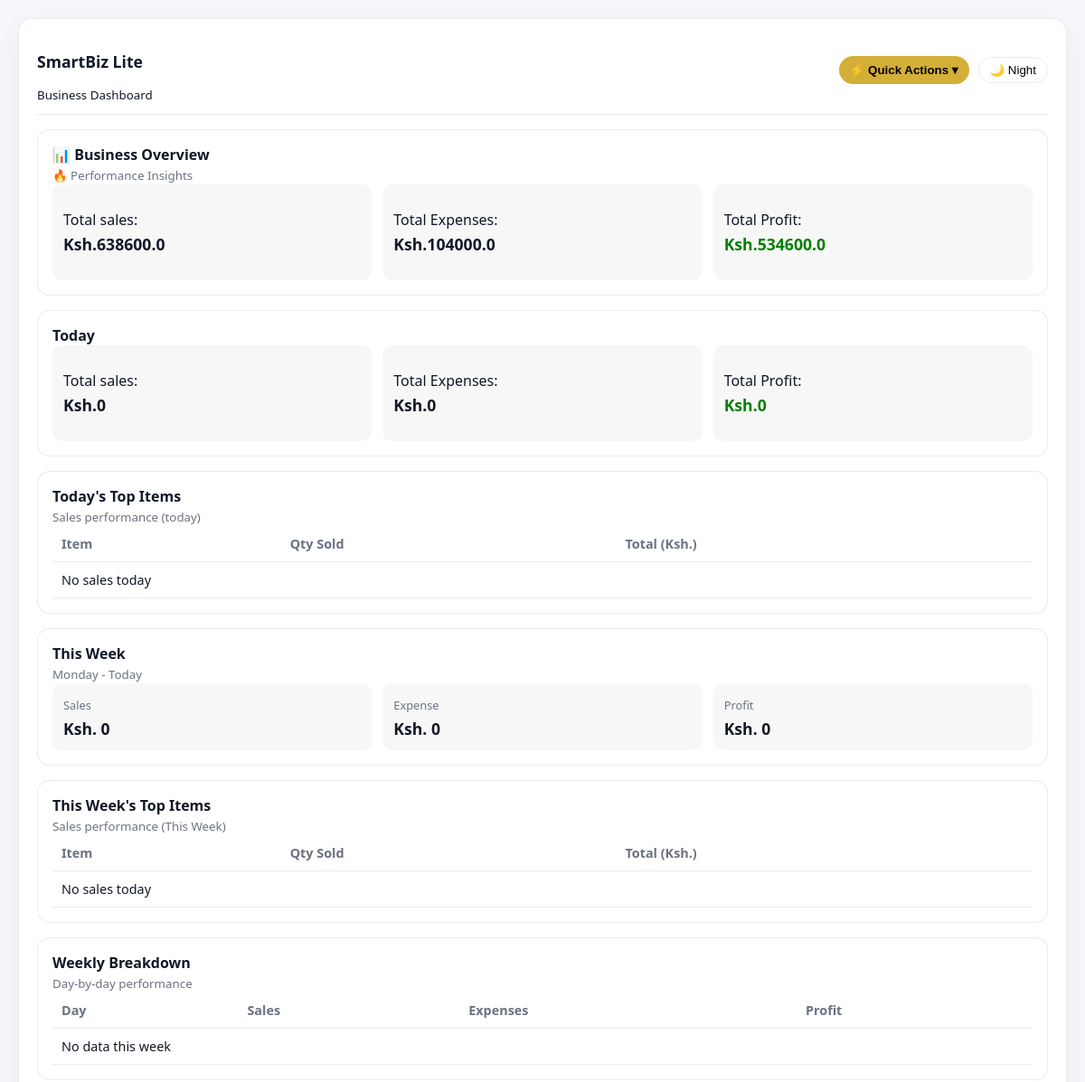
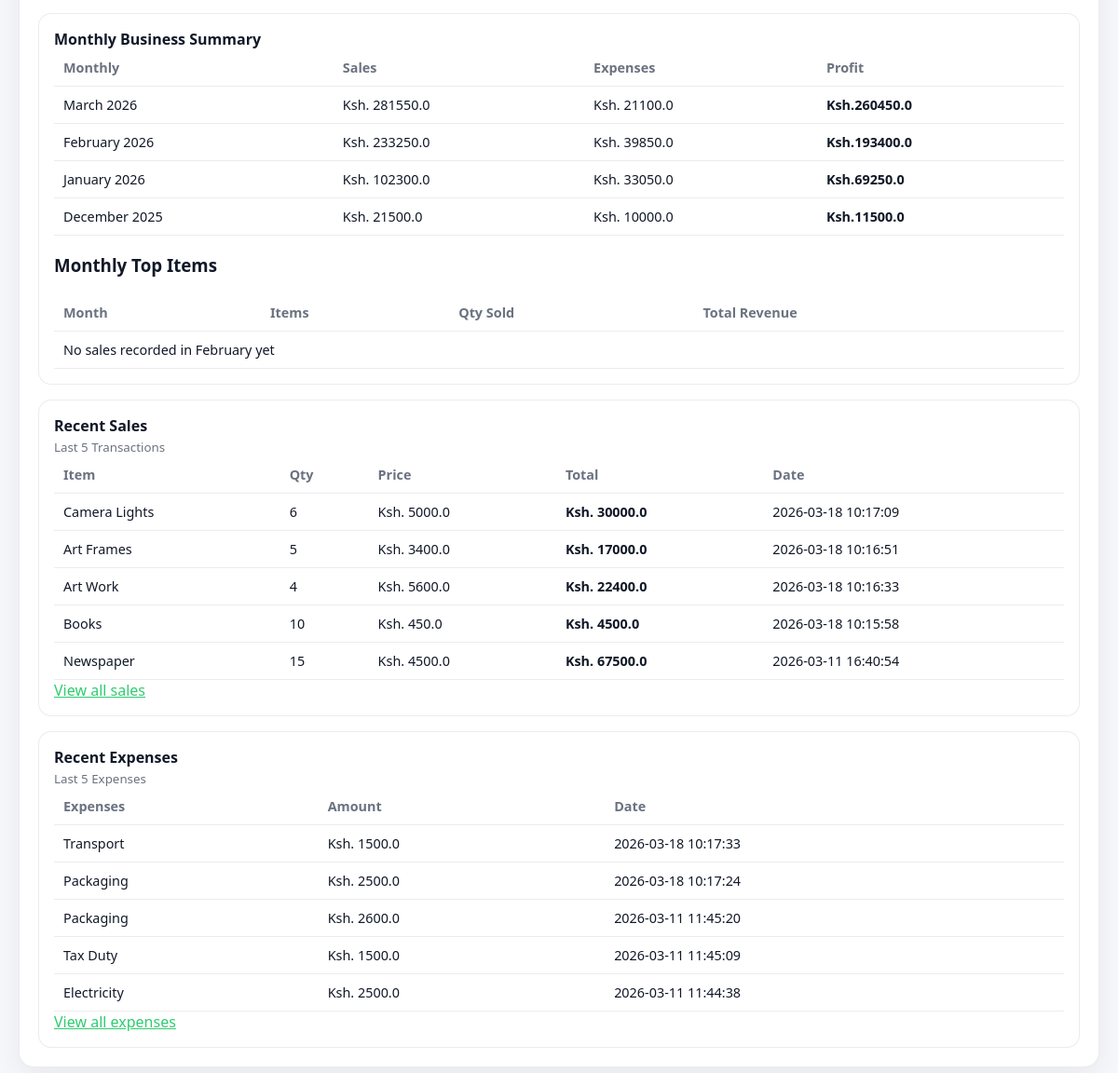
The page / on the database its author committed (2 pictures, top to bottom).
### tables this page shows
CREATE TABLE sales (
            id INTEGER PRIMARY KEY AUTOINCREMENT,
            item TEXT NOT NULL,
            amount REAL NOT NULL,
            quantity INTEGER NOT NULL,
            total REAL NOT NULL,
            created_at TEXT NOT NULL,
            deleted INTEGER DEFAULT 0
        );

CREATE TABLE expenses (
            id INTEGER PRIMARY KEY AUTOINCREMENT,
            name TEXT NOT NULL,
            amount REAL NOT NULL,
            created_at TEXT NOT NULL,
            deleted INTEGER DEFAULT 0
        );

### app.py (the view, shortened to what this page needs)
@app.route("/")
def home():
    conn = get_db_connection()
    cur = conn.cursor()
    cur.execute("SELECT COALESCE(SUM(total), 0) FROM sales")
    total_sales = cur.fetchone()[0]
    cur.execute("SELECT COALESCE(SUM(amount), 0) FROM expenses")
    total_expenses = cur.fetchone()[0]
    profit = total_sales - total_expenses
    cur.execute("""
                SELECT COALESCE(SUM(amount*quantity), 0)
                FROM sales
                WHERE DATE(created_at) =
                DATE('now')
                """)
    today_sales = cur.fetchone()[0]
    cur.execute("""
                SELECT COALESCE(SUM(amount), 0)
                FROM expenses
                WHERE DATE(created_at) =
                DATE('now')
                """)
    today_expenses = cur.fetchone()[0]
    today_profit = today_sales - today_expenses
    cur.execute("""
                SELECT item, amount, quantity, total, created_at
                FROM sales
                ORDER BY created_at DESC
                LIMIT 5
                """)
    recent_sales = cur.fetchall()
    cur.execute("""
                SELECT id, name, amount, created_at
                FROM expenses
                WHERE deleted = 0
                ORDER BY created_at DESC
                LIMIT 5
                """)
    recent_expenses = cur.fetchall()
    cur.execute("""
                SELECT item,
                SUM(quantity) AS total_qty,
                SUM(total) AS total_amount
                FROM sales
                WHERE DATE (created_at) =
                DATE('now')
                GROUP BY item
                ORDER BY total_amount DESC
                """)
    daily_top_items = cur.fetchall()
    cur.execute("""
                SELECT
                item,
                SUM(quantity) as total_qty,
                SUM(total) as total_amount
                FROM sales
                WHERE DATE(created_at) >=
                DATE('now', 'weekday 1', '-7 days')
                GROUP BY item
                ORDER BY total_amount DESC
                LIMIT 5
                """)
    weekly_top_items = cur.fetchall()
    cur.execute("""
                SELECT COALESCE(SUM(total), 0)
                FROM sales
                WHERE DATE(created_at) >=
                DATE('now', 'weekday 1', '-7 days')
                """)
    week_sales = cur.fetchone()[0]
    cur.execute("""
                SELECT COALESCE(SUM(amount), 0)
                FROM expenses
                WHERE DATE(created_at) >=
                DATE('now', 'weekday 1', '-7 days')
                """)
    week_expenses = cur.fetchone()[0]
    week_profit = week_sales - week_expenses
    current_month = datetime.now().strftime("%B %Y")
    cur.execute("""
                SELECT COALESCE(SUM(total), 0) AS sales
                FROM sales
                WHERE strftime('%Y-%m', created_at) = strftime('%Y-%m', 'now')
                """)
    month_sales = cur.fetchone()['sales']
    cur.execute("""
                SELECT COALESCE(SUM(amount), 0) AS expenses
                FROM expenses
                WHERE strftime('%Y-%m', created_at) = strftime('%Y-%m', 'now')
                """)
    month_expenses = cur.fetchone()['expenses']
    month_profit = month_sales - month_expenses
    monthly = [{
        'month': current_month,
        'sales': month_sales,
        'expenses':month_expenses,
        'profit':month_profit
    }]
    cur.execute("""
                SELECT
                DATE (created_at)as day,
                SUM(total)as sales
                FROM sales
                WHERE DATE(created_at) >=
                DATE('now', 'weekday 1', '-7 days')
                GROUP BY day
                """)
    daily_sales = {row['day']: row['sales'] for row in cur.fetchall()}
    cur.execute("""
                SELECT
                DATE(created_at) as day,
                SUM(amount) as expenses
                FROM expenses
                WHERE DATE (created_at) >=
                DATE('now', 'weekday 1', '-7 days')
                GROUP BY day
                """)
    daily_expenses = {row['day']: row['expenses'] for row in cur.fetchall()}
    weekly_breakdown = []
    weekly_breakdown.sort(key=lambda x: x['day'])
    cur.execute("""
                SELECT strftime('%Y-%m', created_at) AS month,
                    SUM(total) AS sales
                FROM sales
                GROUP BY month
                ORDER BY month DESC
                """)
    sales_by_month = cur.fetchall()
    cur.execute("""
                SELECT strftime('%Y-%m', created_at) AS month,
                    SUM(amount) AS expenses
                FROM expenses
                GROUP BY month
                ORDER BY month DESC
                """)
    expenses_by_month = cur.fetchall()
    sales_map = {row['month']: row['sales']
                 for row in sales_by_month}
    expenses_map = {row['month']: row['expenses']
                    for row in expenses_by_month}
    months = sorted(set(sales_map) | set(expenses_map), reverse=True)
    monthly = []
    for m in months:
        s = sales_map.get(m,0)
        e = expenses_map.get(m,0)
        readable_month = datetime.strptime(m, "%Y-%m").strftime("%B %Y")
        monthly.append({
            'month' : readable_month,
            'sales' : s,
            'expenses' : e,
            'profit': s - e,
        })
    cur.execute("""
                    SELECT
                        strftime('%Y-%m', created_at) AS month,
                        item,
                        SUM(quantity) AS total_qty,
                        SUM(total) AS total_amount
                    FROM sales
                    WHERE strftime('%Y-%m', created_at) = strftime('%Y-%m', 'now')
                    GROUP BY item
                    ORDER BY total_amount DESC
                    LIMIT 5
                    """)
    rows = cur.fetchall()
    monthly_items = []
    conn.close()
    return render_template(
        "index.html",
        total_sales=total_sales,
        total_expenses=total_expenses,
        profit=profit,
        today_sales=today_sales,
        today_expenses=today_expenses,
        today_profit=today_profit,
        daily_top_items=daily_top_items,
        weekly_top_items=weekly_top_items,
        week_sales=week_sales,
        week_expenses=week_expenses,
        week_profit=week_profit,
        weekly_breakdown=weekly_breakdown,
        recent_sales=recent_sales,
        recent_expenses=recent_expenses,
        monthly=monthly,
        monthly_items=monthly_items
    )

### templates/index.html (shortened to what this page needs)
{% extends "base.html" %}
{% block content %}
<div class='dashboard-section'>
    <div class='section-header'>
        <h3>📊 Business Overview</h3>
            <small>🔥 Performance Insights</small>
        </div>
            <div class='section-body summary-grid'>
                <div class='summary-box'>
                <p>Total sales: <strong>Ksh.{{total_sales}}</strong></p>
                </div>
                <div class='summary-box'>
                <p>Total Expenses: <strong>Ksh.{{total_expenses}}</strong></p>
                </div>
                <div class='summary-box'>
                <p>Total Profit: <strong style='color: green'>Ksh.{{profit}}</strong></p>
                </div>
            </div>
</div>
<div class='dashboard-section'>
    <div class='section-header'>
        <h3>Today</h3>
        </div>
           <div class='section-body summary-grid'>
            <div class='summary-box'>
                <p>Total sales: <strong>Ksh.{{today_sales}}</strong></p>
            </div>
            <div class='summary-box'>
                <p>Total Expenses: <strong>Ksh.{{today_expenses}}</strong></p>
           </div>
           <div class='summary-box'>
                <p>Total Profit: <strong style='color: green'>Ksh.{{today_profit}}</strong></p>
           </div>
           </div>
</div>
<div class='dashboard-section'>
    <div class='section-header'>
        <h3>Today's Top Items</h3>
            <small>Sales performance (today)</small>
        </div>
            <div class="table-wrapper">
                <table class="data-table">
                    <thead>
                    <tr>
                        <th>Item</th>
                        <th>Qty Sold</th>
                        <th>Total (Ksh.)</th>
                    </tr>
                </thead>
                <tbody>
                {% for item in daily_top_items %}
                <tr>
                    <td>{{item.item}}</td>
                    <td>{{item.total_qty}}</td>
                    <td><strong>Ksh. {{item.total_amount}}</strong></td>
                </tr>
                {%else%}
                <tr>
                    <td colspan='3'>No sales today</td>
                </tr>
                {%endfor%}
                </tbody>
                </table>
            </div>
</div>
<div class='dashboard-section'>
    <div class='section-header'>
        <h3>This Week</h3>
        <small>Monday - Today</small>
    </div>
           <div class='section-body summary-grid'>
            <div class='summary-box'>
                <span>Sales</span>
                <strong>Ksh. {{week_sales}}</strong>
            </div>
            <div class='summary-box'>
                <span>Expense</span>
                <strong>Ksh. {{week_expenses}}</strong>
            </div>
            <div class='summary-box profit'>
                <span>Profit</span>
                <strong>Ksh. {{week_profit}}</strong>
            </div>
            </div>
</div>
<div class='dashboard-section'>
    <div class='section-header'>
        <h3>This Week's Top Items</h3>
            <small>Sales performance (This Week)</small>
        </div>
            <div class='section-body'>
                <table class='data-table'>
                    <thead>
                    <tr>
                        <th>Item</th>
                        <th>Qty Sold</th>
                        <th>Total (Ksh.)</th>
                    </tr>
                </thead>
                <tbody>
                {% for item in weekly_top_items %}
                <tr>
                    <td>{{item.item}}</td>
                    <td>{{item.total_qty}}</td>
                    <td><strong>Ksh. {{item.total_amount}}</strong></td>
                </tr>
                {%else%}
                <tr>
                    <td colspan='3'>No sales today</td>
                </tr>
                {%endfor%}
                </tbody>
                </table>
            </div>
</div>
<div class='dashboard-section'>
    <div class='section-header'>
        <h3>Weekly Breakdown</h3>
        <small>Day-by-day performance</small>
    </div>
           <div class='section-body'>
            <table class='data-table'>
                <thead>
                <tr>
                    <th>Day</th>
                    <th>Sales</th>
                    <th>Expenses</th>
                    <th>Profit</th>
                </tr>
            </thead>
            <tbody>
            {% for day in weekly_breakdown %}
            <tr>
                <td>{{day.day}}</td>
                <td>Ksh. {{day.sales}}</td>
                <td>Ksh. {{day.expenses}}</td>
                <td><strong style='color:{{'var(--business-green)' if day.profit >= 0 else 'crimson'}}'>Ksh.
                {{day.profit}}</strong></td>
            </tr>
            {%else%}
            <tr>
                <td colspan='4'>No data this week</td>
            </tr>
            {%endfor%}
            </tbody>
            </table>
            </div>
</div>
<div class='dashboard-section'>
    <div class='section-header'>
        <h3>Monthly Business Summary</h3>
    </div>
           <div class='section-body'>
            <table class='data-table'>
                <thead>
                <tr>
                    <th>Monthly</th>
                    <th>Sales</th>
                    <th>Expenses</th>
                    <th>Profit</th>
                </tr>
            </thead>
            <tbody>
            {% for row in monthly %}
            <tr>
                <td>{{row.month}}</td>
                <td>Ksh. {{row.sales}}</td>
                <td>Ksh. {{row.expenses}}</td>
                <td><strong>Ksh.{{row.profit}}</strong></td>
            </tr>
            {%else%}
            <tr>
                <td colspan='4'>No sales recorded in February yet</td>
            </tr>
            {%endfor%}
            </tbody>
            </table>
        <h3>Monthly Top Items</h3>
        <table class='data-table'>
            <thead>
            <tr>
                <th>Month</th>
                <th>Items</th>
                <th>Qty Sold</th>
                <th>Total Revenue</th>
            </tr>
        </thead>
        <tbody>
        {% for item in monthly_items %}
        <tr>
            <td>{{item.month}}</td>
            <td> {{item.item}}</td>
            <td>{{item.total_qty}}</td>
            <td><strong>Ksh.{{item.total_amount}}</strong></td>
        </tr>
        {%else%}
        <tr>
            <td colspan='4'>No sales recorded in February yet</td>
        </tr>
        {%endfor%}
        </tbody>
        </table>
            </div>
</div>
<div class='dashboard-section'>
    <div class='section-header'>
        <h3>Recent Sales</h3>
            <small>Last 5 Transactions</small>
        </div>
            <div class='section-body'>
                <table class='data-table'>
                    <thead>
                    <tr>
                        <th>Item</th>
                        <th>Qty</th>
                        <th>Price</th>
                        <th>Total</th>
                        <th>Date</th>
                    </tr>
                </thead>
                <tbody>
                {% for sale in recent_sales %}
                <tr>
                    <td>{{sale.item}}</td>
                    <td>{{sale.quantity}}</td>
                    <td>Ksh. {{sale.amount}}</td>
                    <td><strong>Ksh. {{sale.total}}</strong></td>
                    <td>{{sale.created_at}}</td>
                </tr>
                {%else%}
                <tr>
                    <td colspan='5'>No sales yet</td>
                </tr>
                {%endfor%}
                </tbody>
                </table>
            </div>
                <div class='section-footer'>
                    <a href='/history/sales'>View all sales</a>
                </div>
</div>
<div class='dashboard-section'>
    <div class='section-header'>
        <h3>Recent Expenses</h3>
            <small>Last 5 Expenses</small>
        </div>
                <div class='section-body'>
                    <table class='data-table'>
                        <thead>
                            <tr>
                                <th>Expenses</th>
                                <th>Amount</th>
                                <th>Date</th>
                            </tr>
                        </thead>
                    <tbody>
                    {% for exp in recent_expenses %}
                    <tr>
                        <td>{{exp.name}}</td>
                        <td>Ksh. {{exp.amount}}</td>
                        <td>{{exp.created_at}}</td>
                    </tr>
                    {%else%}
                    <tr>
                        <td colspan='3'>No expenses yet</td>
                    </tr>
                    {%endfor%}
                </tbody>
            </table>
        </div>
          <div class='section-footer'>
                <a href='/history/expenses'>View all expenses</a>
          </div>
</div>
{%endblock%}

### rows shown on the page
sales: item "Camera Lights", quantity "6", amount "5000.0", total "30000.0", created_at "2026-03-18 10:17:09"
sales: item "Art Frames", quantity "5", amount "3400.0", total "17000.0", created_at "2026-03-18 10:16:51"
sales: item "Art Work", quantity "4", amount "5600.0", total "22400.0", created_at "2026-03-18 10:16:33"
sales: item "Books", quantity "10", amount "450.0", total "4500.0", created_at "2026-03-18 10:15:58"
sales: item "Newspaper", quantity "15", amount "4500.0", total "67500.0", created_at "2026-03-11 16:40:54"
expenses: name "Transport", amount "1500.0", created_at "2026-03-18 10:17:33"
expenses: name "Packaging", amount "2500.0", created_at "2026-03-18 10:17:24"
expenses: name "Packaging", amount "2600.0", created_at "2026-03-11 11:45:20"
expenses: name "Tax Duty", amount "1500.0", created_at "2026-03-11 11:45:09"
expenses: name "Electricity", amount "2500.0", created_at "2026-03-11 11:44:38"

### other values the page prints
{{ total_sales }} "638600.0"
{{ total_expenses }} "104000.0"
{{ profit }} "534600.0"
{{ today_sales }} "0"
{{ today_expenses }} "0"
{{ today_profit }} "0"
{{ week_sales }} "0"
{{ week_expenses }} "0"
{{ week_profit }} "0"
{{ row.month }} "March 2026" "February 2026" "January 2026" "December 2025"
{{ row.sales }} "281550.0" "233250.0" "102300.0" "21500.0"
{{ row.expenses }} "21100.0" "39850.0" "33050.0" "10000.0"
{{ row.profit }} "260450.0" "193400.0" "69250.0" "11500.0"
